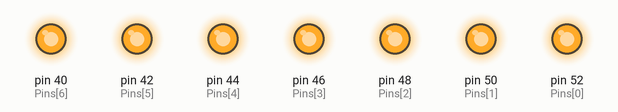
The sketch below on a simulated Arduino Mega 2560, built with avr-gcc and run on an emulated ATmega2560. Parts: output pins drawn as LEDs (lit = HIGH).

Above: at 0.1 s.
Timing chart, 0 to 1.6 s (numbered marks = the images above):
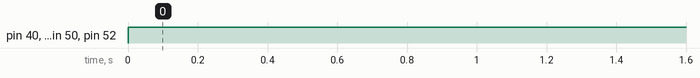

Measured:
- by itself, pin 40 (Pins[6]), pin 42 (Pins[5]), pin 44 (Pins[4]), pin 46 (Pins[3]), pin 48 (Pins[2]), pin 50 (Pins[1]), pin 52 (Pins[0]): LOW → HIGH at 0.00 s

The sketch:

LED_Test15_7segment.ino
```cpp
//캐서드 타입 공통 GND를 가지고 있따. COM 1, 2, 3, 4 가 GND랑 연결
//a = 40port // b = 41 // c = 42 // d = 43 // e = 44 // f = 45 // g = 46
int Pins[] = {52, 50, 48, 46, 44, 42, 40};

void setup()
{
  for(int i = 0; i<7; i++)
  {
    pinMode(Pins[i], OUTPUT);
  }

}

void loop()
{
  for(int i = 0 ; i<7; i++)
  {
    digitalWrite(Pins[i], HIGH);
  }
}
```
